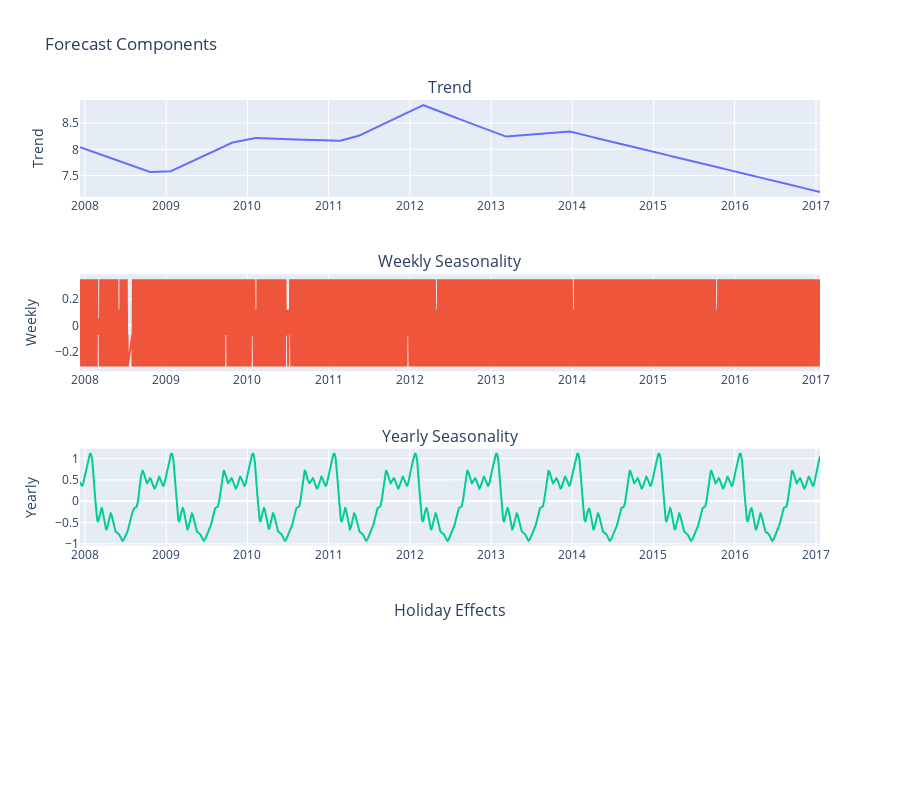

Write notebook code for a chart like this one.
### Code cell
import plotly.graph_objects as go
from plotly.subplots import make_subplots

# Create a subplot for each component
fig = make_subplots(
    rows=4, cols=1,
    subplot_titles=("Trend", "Weekly Seasonality", "Yearly Seasonality", "Holiday Effects")
)

# Add Trend
fig.add_trace(
    go.Scatter(x=forecast['ds'], y=forecast['trend'], mode='lines', name='Trend'),
    row=1, col=1
)

# Add Weekly Seasonality
fig.add_trace(
    go.Scatter(x=forecast['ds'], y=forecast['weekly'], mode='lines', name='Weekly Seasonality'),
    row=2, col=1
)

# Add Yearly Seasonality
fig.add_trace(
    go.Scatter(x=forecast['ds'], y=forecast['yearly'], mode='lines', name='Yearly Seasonality'),
    row=3, col=1
)

# Add Holiday Effects (if applicable)
if 'holidays' in forecast.columns:
    fig.add_trace(
        go.Scatter(x=forecast['ds'], y=forecast['holidays'], mode='lines', name='Holiday Effects'),
        row=4, col=1
    )

# Update layout
fig.update_layout(
    title_text="Forecast Components",
    height=800,
    showlegend=False
)

# Update y-axis titles
fig.update_yaxes(title_text="Trend", row=1, col=1)
fig.update_yaxes(title_text="Weekly", row=2, col=1)
fig.update_yaxes(title_text="Yearly", row=3, col=1)
if 'holidays' in forecast.columns:
    fig.update_yaxes(title_text="Holidays", row=4, col=1)

# Show the plot
fig.show()

### Figure 1 — Plotly figure (JSON) as saved in the notebook; plotly's stock layout.template omitted (floating-point values rounded to 4 significant figures; data arrays with more than 128 entries replaced by an {"elided": "..."} marker saying what was removed)
{"data": [{"mode": "lines", "name": "Trend", "type": "scatter", "x": {"elided": "3270 str values"}, "xaxis": "x", "y": {"elided": "3270 float values"}, "yaxis": "y"}, {"mode": "lines", "name": "Weekly Seasonality", "type": "scatter", "x": {"elided": "3270 str values"}, "xaxis": "x2", "y": {"elided": "3270 float values"}, "yaxis": "y2"}, {"mode": "lines", "name": "Yearly Seasonality", "type": "scatter", "x": {"elided": "3270 str values"}, "xaxis": "x3", "y": {"elided": "3270 float values"}, "yaxis": "y3"}], "layout": {"annotations": [{"font": {"size": 16}, "showarrow": false, "text": "Trend", "x": 0.5, "xanchor": "center", "xref": "paper", "y": 1, "yanchor": "bottom", "yref": "paper"}, {"font": {"size": 16}, "showarrow": false, "text": "Weekly Seasonality", "x": 0.5, "xanchor": "center", "xref": "paper", "y": 0.7188, "yanchor": "bottom", "yref": "paper"}, {"font": {"size": 16}, "showarrow": false, "text": "Yearly Seasonality", "x": 0.5, "xanchor": "center", "xref": "paper", "y": 0.4375, "yanchor": "bottom", "yref": "paper"}, {"font": {"size": 16}, "showarrow": false, "text": "Holiday Effects", "x": 0.5, "xanchor": "center", "xref": "paper", "y": 0.1562, "yanchor": "bottom", "yref": "paper"}], "height": 800, "showlegend": false, "title": {"text": "Forecast Components"}, "xaxis": {"anchor": "y", "domain": [0, 1]}, "xaxis2": {"anchor": "y2", "domain": [0, 1]}, "xaxis3": {"anchor": "y3", "domain": [0, 1]}, "xaxis4": {"anchor": "y4", "domain": [0, 1]}, "yaxis": {"anchor": "x", "domain": [0.8438, 1], "title": {"text": "Trend"}}, "yaxis2": {"anchor": "x2", "domain": [0.5625, 0.7188], "title": {"text": "Weekly"}}, "yaxis3": {"anchor": "x3", "domain": [0.2812, 0.4375], "title": {"text": "Yearly"}}, "yaxis4": {"anchor": "x4", "domain": [0, 0.1562]}}}
